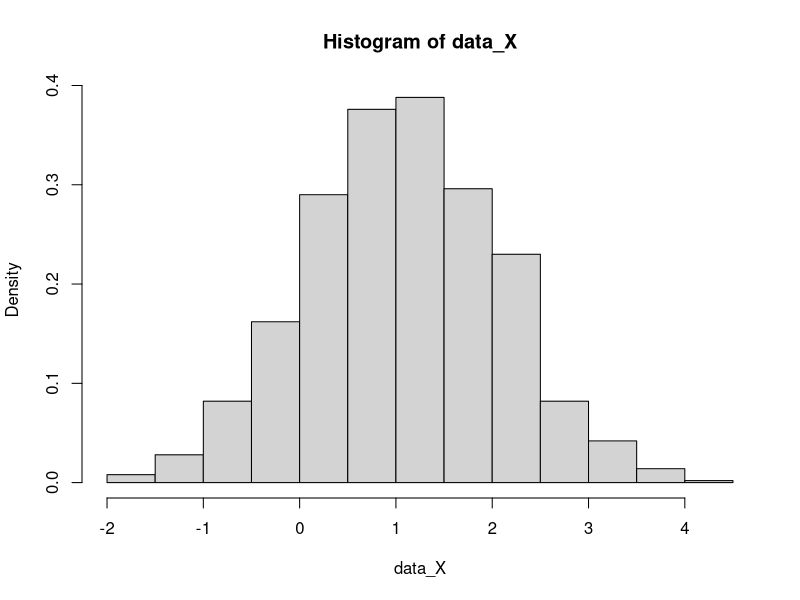
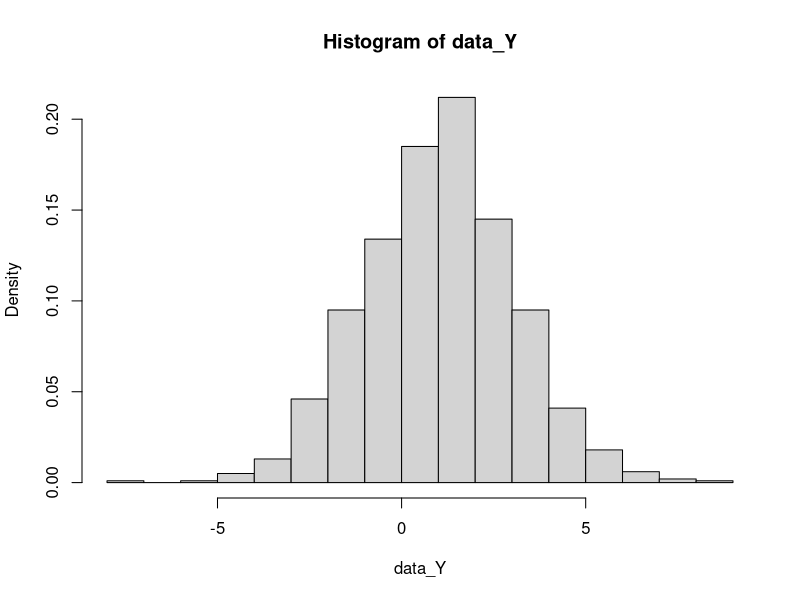

The R source for these figures, in order:
#' Stats Review for Master's Students Summer 2025
#' @description these are R code review for the Master's orientation Summer 2025
#' @author Pedro Izquierdo Lehmann
#' adapted from Joshua Agterbergm and Long Wang, AMS Department
#' 
#' 
#' Note: RStudio can be downloaded from:
#' https://www.rstudio.com/

#-------------------------One sample testing-----------------
#initialize variables:
n <- 100
mu <- 0
sigma <- 1

#generate 100 normally distributed rv with mean 0 and sd 1: 
set.seed(124) #set for reproducibility
x <- rnorm(n = n, mean = mu, sd = sigma)
summary(x)

# Confidence Interval for mu with known variance
#see formula in notes
alpha <- 0.05
#use built-in R functions qnorm, mean, etc.
mu_LB <- mean(x) - qnorm(alpha/2, lower.tail = FALSE) * sigma / sqrt(n)
mu_UB <-mean(x) + qnorm(alpha/2, lower.tail = FALSE) * sigma / sqrt(n)
cat('Confidence interval for mu:', mu_LB, mu_UB)

#' Testing for mu with known variance
#' define a function that tests the hypothesis
#' that mu_0 = .1 with a known sigma = 1 and alpha =.05
test_hypothesis_known_variance <- function(mu_0 = .1,dat = NULL,alpha = .05, sigma = 1) {
  #error handling:
  if (is.null(dat)) {
    error('data not provided')
  }
  
  toReturn <- list()
  #list access:
  toReturn[[1]] <- paste0('H0: mu_0 = ',mu_0)
  n <- length(dat)
  test_stat <- (mean(dat) - mu_0) / (sigma / sqrt(n))
  
  
  if (abs(test_stat) > qnorm(alpha/2, lower.tail = FALSE)){
    toReturn[[2]] <- 'Yes'
  } else {
    toReturn[[2]] <- 'No'
  }
  
  toReturn[[3]] <- 2 * pnorm(abs(test_stat), lower.tail = FALSE)
  names(toReturn) <- c('Null Hypothesis'
                              ,paste0("Do We Reject Null at alpha = ",alpha,"?")
                              , "p-Value")  
  return(toReturn)
                       
}

result <- test_hypothesis_known_variance(mu_0=.3,dat = x)
result
result <- test_hypothesis_known_variance(mu_0=.001,dat = x)
result


rm(list = ls())  #removes everything
#----------------------------------
#Now, we do not know the variance
#initialize variables:

n <- 100
mu <- 0
sigma <- 1

#generate 100 normally distributed rv with mean 0 and sd 1: 
set.seed(2) #set for reproducibility
x <- rnorm(n = n, mean = mu, sd = sigma)
summary(x)
alpha <- 0.05

# Confidence interval for mu with unknown variance
# however, we know the distribution is t-distributed
# so we can usej qt instead of qnorm
s2 <- sd(x)
mu_LB <- mean(x) - qt(alpha/2, df = n-1, lower.tail = FALSE) * sqrt(s2 / n)
mu_UB <-mean(x) + qt(alpha/2, df = n-1, lower.tail = FALSE) * sqrt(s2 / n)
cat('Confidence interval for mu:', mu_LB, mu_UB)

# C.I. for variance
sigma2_LB <- (n-1) * s2 / qchisq(alpha/2, df = n-1, lower.tail = FALSE)
sigma2_UB <- (n-1) * s2 / qchisq(alpha/2, df = n-1, lower.tail = TRUE)
cat('Confidence interval for sigma2:', sigma2_LB, sigma2_UB)

# Testing for mu with unknown variance
test_hypothesis_unknown_variance <- function(dat, mu_0 = .1,alpha = .05) {
  #error handling:
  if (is.null(dat)) {
    error('data not provided')
  }
  toReturn <- list()
  toReturn[[1]] <- paste0('H0: mu_0 = ',mu_0)
  s2 <- sd(dat)
  n <- length(dat)
  test_stat <- (mean(x) - mu_0) / (s2 / sqrt(n))
  if (abs(test_stat) > qt(alpha/2, df = n-1, lower.tail = FALSE)){
    toReturn[[2]] <- 'Yes'
  }else {
    toReturn[[2]] <- 'No'
  }
  toReturn[[3]] <- 2 * pt(abs(test_stat), df = n-1, lower.tail = FALSE)
 
  names(toReturn) <- c('Null Hypothesis'
                              ,paste0("Do We Reject Null at alpha = ",alpha,"?")
                              , "p-Value")
  
  return(toReturn)
}

result <- test_hypothesis_unknown_variance(dat = x, mu_0 = .3)
result
result <- test_hypothesis_unknown_variance(dat = x, mu_0 = .0001)
result


#-------------------------Two sample testing-----------------
rm(list = ls())
# true parameters
mu_X <- 1
mu_Y <- 1
sigma_X <- 1
sigma_Y <- 2
n_X <- 1000
n_Y <- 1000

# generate data
data_X <- rnorm(n_X, mean = mu_X, sd = sigma_X)
data_Y <- rnorm(n_Y, mean = mu_Y, sd = sigma_Y)
#generate histograms of data:
hist(data_X, breaks = 20, freq = FALSE)
hist(data_Y, breaks = 20, freq = FALSE)
# point estimation
x_bar <- mean(data_X)
y_bar <- mean(data_Y)
cat("point estimation:", x_bar - y_bar)

# interval estimation
LCB <- x_bar - y_bar + qnorm(0.025) * sqrt(sigma_X^2 / n_X + sigma_Y^2 / n_Y)
UCB <- x_bar - y_bar + qnorm(0.975) * sqrt(sigma_X^2 / n_X + sigma_Y^2 / n_Y)
cat("interval estimation", LCB, UCB)

s_X <- sd(data_X)
s_Y <- sd(data_Y)
LCB <- x_bar - y_bar + qt(0.025,n_X + n_Y - 2) * sqrt(s_X^2 / n_X + s_Y^2 / n_Y)
UCB <- x_bar - y_bar + qt(0.975,n_X + n_Y - 2) * sqrt(s_X^2 / n_X + s_Y^2 / n_Y)
cat("interval estimation", LCB, UCB)



